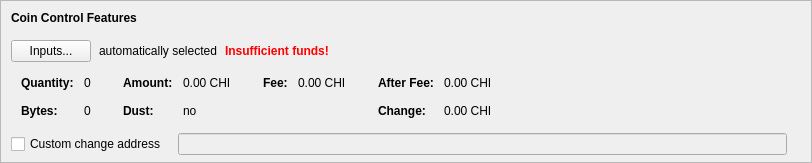
    <widget class="QFrame" name="frameCoinControl">
     <property name="sizePolicy">
      <sizepolicy hsizetype="Expanding" vsizetype="Expanding">
       <horstretch>0</horstretch>
       <verstretch>0</verstretch>
      </sizepolicy>
     </property>
     <property name="maximumSize">
      <size>
       <width>16777215</width>
       <height>16777215</height>
      </size>
     </property>
     <property name="frameShape">
      <enum>QFrame::StyledPanel</enum>
     </property>
     <property name="frameShadow">
      <enum>QFrame::Sunken</enum>
     </property>
     <layout class="QVBoxLayout" name="verticalLayoutCoinControl2">
      <property name="spacing">
       <number>0</number>
      </property>
      <property name="leftMargin">
       <number>0</number>
      </property>
      <property name="topMargin">
       <number>0</number>
      </property>
      <property name="rightMargin">
       <number>0</number>
      </property>
      <property name="bottomMargin">
       <number>6</number>
      </property>
      <item>
       <layout class="QVBoxLayout" name="verticalLayoutCoinControl" stretch="0,0,0,0,1">
        <property name="spacing">
         <number>0</number>
        </property>
        <property name="leftMargin">
         <number>10</number>
        </property>
        <property name="topMargin">
         <number>10</number>
        </property>
        <item>
         <layout class="QHBoxLayout" name="horizontalLayoutCoinControl1">
          <property name="bottomMargin">
           <number>15</number>
          </property>
          <item>
           <widget class="QLabel" name="labelCoinControlFeatures">
            <property name="sizePolicy">
             <sizepolicy hsizetype="Preferred" vsizetype="Maximum">
              <horstretch>0</horstretch>
              <verstretch>0</verstretch>
             </sizepolicy>
            </property>
            <property name="font">
             <font>
              <weight>75</weight>
              <bold>true</bold>
             </font>
            </property>
            <property name="styleSheet">
             <string notr="true">font-weight:bold;</string>
            </property>
            <property name="text">
             <string>Coin Control Features</string>
            </property>
           </widget>
          </item>
         </layout>
        </item>
        <item>
         <layout class="QHBoxLayout" name="horizontalLayoutCoinControl2" stretch="0,0,0,0">
          <property name="spacing">
           <number>8</number>
          </property>
          <property name="bottomMargin">
           <number>10</number>
          </property>
          <item>
           <widget class="QPushButton" name="pushButtonCoinControl">
            <property name="styleSheet">
             <string notr="true"/>
            </property>
            <property name="text">
             <string>Inputs...</string>
            </property>
            <property name="autoDefault">
             <bool>false</bool>
            </property>
           </widget>
          </item>
          <item>
           <widget class="QLabel" name="labelCoinControlAutomaticallySelected">
            <property name="text">
             <string>automatically selected</string>
            </property>
            <property name="margin">
             <number>5</number>
            </property>
           </widget>
          </item>
          <item>
           <widget class="QLabel" name="labelCoinControlInsuffFunds">
            <property name="font">
             <font>
              <weight>75</weight>
              <bold>true</bold>
             </font>
            </property>
            <property name="styleSheet">
             <string notr="true">color:red;font-weight:bold;</string>
            </property>
            <property name="text">
             <string>Insufficient funds!</string>
            </property>
            <property name="margin">
             <number>5</number>
            </property>
           </widget>
          </item>
          <item>
           <spacer name="horizontalSpacerCoinControl">
            <property name="orientation">
             <enum>Qt::Horizontal</enum>
            </property>
            <property name="sizeHint" stdset="0">
             <size>
              <width>40</width>
              <height>1</height>
             </size>
            </property>
           </spacer>
          </item>
         </layout>
        </item>
        <item>
         <widget class="QWidget" name="widgetCoinControl" native="true">
          <property name="sizePolicy">
           <sizepolicy hsizetype="Preferred" vsizetype="Preferred">
            <horstretch>0</horstretch>
            <verstretch>0</verstretch>
           </sizepolicy>
          </property>
          <property name="minimumSize">
           <size>
            <width>0</width>
            <height>0</height>
           </size>
          </property>
          <property name="styleSheet">
           <string notr="true"/>
          </property>
          <layout class="QHBoxLayout" name="horizontalLayoutCoinControl5">
           <property name="leftMargin">
            <number>0</number>
           </property>
           <property name="topMargin">
            <number>0</number>
           </property>
           <property name="rightMargin">
            <number>0</number>
           </property>
           <property name="bottomMargin">
            <number>0</number>
           </property>
           <item>
            <layout class="QHBoxLayout" name="horizontalLayoutCoinControl3" stretch="0,0,0,1">
             <property name="spacing">
              <number>20</number>
             </property>
             <property name="topMargin">
              <number>0</number>
             </property>
             <property name="bottomMargin">
              <number>10</number>
             </property>
             <item>
              <layout class="QFormLayout" name="formLayoutCoinControl1">
               <property name="horizontalSpacing">
                <number>10</number>
               </property>
               <property name="verticalSpacing">
                <number>14</number>
               </property>
               <property name="leftMargin">
                <number>10</number>
               </property>
               <property name="topMargin">
                <number>4</number>
               </property>
               <property name="rightMargin">
                <number>6</number>
               </property>
               <item row="0" column="0">
                <widget class="QLabel" name="labelCoinControlQuantityText">
                 <property name="font">
                  <font>
                   <weight>75</weight>
                   <bold>true</bold>
                  </font>
                 </property>
                 <property name="text">
                  <string>Quantity:</string>
                 </property>
                 <property name="margin">
                  <number>0</number>
                 </property>
                </widget>
               </item>
               <item row="0" column="1">
                <widget class="QLabel" name="labelCoinControlQuantity">
                 <property name="cursor">
                  <cursorShape>IBeamCursor</cursorShape>
                 </property>
                 <property name="contextMenuPolicy">
                  <enum>Qt::ActionsContextMenu</enum>
                 </property>
                 <property name="text">
                  <string notr="true">0</string>
                 </property>
                 <property name="margin">
                  <number>0</number>
                 </property>
                 <property name="textInteractionFlags">
                  <set>Qt::LinksAccessibleByMouse|Qt::TextSelectableByKeyboard|Qt::TextSelectableByMouse</set>
                 </property>
                </widget>
               </item>
               <item row="1" column="0">
                <widget class="QLabel" name="labelCoinControlBytesText">
                 <property name="font">
                  <font>
                   <weight>75</weight>
                   <bold>true</bold>
                  </font>
                 </property>
                 <property name="text">
                  <string>Bytes:</string>
                 </property>
                </widget>
               </item>
               <item row="1" column="1">
                <widget class="QLabel" name="labelCoinControlBytes">
                 <property name="cursor">
                  <cursorShape>IBeamCursor</cursorShape>
                 </property>
                 <property name="contextMenuPolicy">
                  <enum>Qt::ActionsContextMenu</enum>
                 </property>
                 <property name="text">
                  <string notr="true">0</string>
                 </property>
                 <property name="textInteractionFlags">
                  <set>Qt::LinksAccessibleByMouse|Qt::TextSelectableByKeyboard|Qt::TextSelectableByMouse</set>
                 </property>
                </widget>
               </item>
              </layout>
             </item>
             <item>
              <layout class="QFormLayout" name="formLayoutCoinControl2">
               <property name="horizontalSpacing">
                <number>10</number>
               </property>
               <property name="verticalSpacing">
                <number>14</number>
               </property>
               <property name="leftMargin">
                <number>6</number>
               </property>
               <property name="topMargin">
                <number>4</number>
               </property>
               <property name="rightMargin">
                <number>6</number>
               </property>
               <item row="0" column="0">
                <widget class="QLabel" name="labelCoinControlAmountText">
                 <property name="font">
                  <font>
                   <weight>75</weight>
                   <bold>true</bold>
                  </font>
                 </property>
                 <property name="text">
                  <string>Amount:</string>
                 </property>
                 <property name="margin">
                  <number>0</number>
                 </property>
                </widget>
               </item>
               <item row="0" column="1">
                <widget class="QLabel" name="labelCoinControlAmount">
                 <property name="cursor">
                  <cursorShape>IBeamCursor</cursorShape>
                 </property>
                 <property name="contextMenuPolicy">
                  <enum>Qt::ActionsContextMenu</enum>
                 </property>
                 <property name="text">
                  <string notr="true">0.00 CHI</string>
                 </property>
                 <property name="textInteractionFlags">
                  <set>Qt::LinksAccessibleByMouse|Qt::TextSelectableByKeyboard|Qt::TextSelectableByMouse</set>
                 </property>
                </widget>
               </item>
               <item row="1" column="0">
                <widget class="QLabel" name="labelCoinControlLowOutputText">
                 <property name="font">
                  <font>
                   <weight>75</weight>
                   <bold>true</bold>
                  </font>
                 </property>
                 <property name="text">
                  <string>Dust:</string>
                 </property>
                </widget>
               </item>
               <item row="1" column="1">
                <widget class="QLabel" name="labelCoinControlLowOutput">
                 <property name="cursor">
                  <cursorShape>IBeamCursor</cursorShape>
                 </property>
                 <property name="contextMenuPolicy">
                  <enum>Qt::ActionsContextMenu</enum>
                 </property>
                 <property name="text">
                  <string notr="true">no</string>
                 </property>
                 <property name="textInteractionFlags">
                  <set>Qt::LinksAccessibleByMouse|Qt::TextSelectableByKeyboard|Qt::TextSelectableByMouse</set>
                 </property>
                </widget>
               </item>
              </layout>
             </item>
             <item>
              <layout class="QFormLayout" name="formLayoutCoinControl3">
               <property name="horizontalSpacing">
                <number>10</number>
               </property>
               <property name="verticalSpacing">
                <number>14</number>
               </property>
               <property name="leftMargin">
                <number>6</number>
               </property>
               <property name="topMargin">
                <number>4</number>
               </property>
               <property name="rightMargin">
                <number>6</number>
               </property>
               <item row="0" column="0">
                <widget class="QLabel" name="labelCoinControlFeeText">
                 <property name="font">
                  <font>
                   <weight>75</weight>
                   <bold>true</bold>
                  </font>
                 </property>
                 <property name="text">
                  <string>Fee:</string>
                 </property>
                 <property name="margin">
                  <number>0</number>
                 </property>
                </widget>
               </item>
               <item row="0" column="1">
                <widget class="QLabel" name="labelCoinControlFee">
                 <property name="cursor">
                  <cursorShape>IBeamCursor</cursorShape>
                 </property>
                 <property name="contextMenuPolicy">
                  <enum>Qt::ActionsContextMenu</enum>
                 </property>
                 <property name="text">
                  <string notr="true">0.00 CHI</string>
                 </property>
                 <property name="textInteractionFlags">
                  <set>Qt::LinksAccessibleByMouse|Qt::TextSelectableByKeyboard|Qt::TextSelectableByMouse</set>
                 </property>
                </widget>
               </item>
              </layout>
             </item>
             <item>
              <layout class="QFormLayout" name="formLayoutCoinControl4">
               <property name="horizontalSpacing">
                <number>10</number>
               </property>
               <property name="verticalSpacing">
                <number>14</number>
               </property>
               <property name="leftMargin">
                <number>6</number>
               </property>
               <property name="topMargin">
                <number>4</number>
               </property>
               <property name="rightMargin">
                <number>6</number>
               </property>
               <item row="0" column="0">
                <widget class="QLabel" name="labelCoinControlAfterFeeText">
                 <property name="font">
                  <font>
                   <weight>75</weight>
                   <bold>true</bold>
                  </font>
                 </property>
                 <property name="text">
                  <string>After Fee:</string>
                 </property>
                 <property name="margin">
                  <number>0</number>
                 </property>
                </widget>
               </item>
               <item row="0" column="1">
                <widget class="QLabel" name="labelCoinControlAfterFee">
                 <property name="cursor">
                  <cursorShape>IBeamCursor</cursorShape>
                 </property>
                 <property name="contextMenuPolicy">
                  <enum>Qt::ActionsContextMenu</enum>
                 </property>
                 <property name="text">
                  <string notr="true">0.00 CHI</string>
                 </property>
                 <property name="textInteractionFlags">
                  <set>Qt::LinksAccessibleByMouse|Qt::TextSelectableByKeyboard|Qt::TextSelectableByMouse</set>
                 </property>
                </widget>
               </item>
               <item row="1" column="0">
                <widget class="QLabel" name="labelCoinControlChangeText">
                 <property name="font">
                  <font>
                   <weight>75</weight>
                   <bold>true</bold>
                  </font>
                 </property>
                 <property name="text">
                  <string>Change:</string>
                 </property>
                </widget>
               </item>
               <item row="1" column="1">
                <widget class="QLabel" name="labelCoinControlChange">
                 <property name="cursor">
                  <cursorShape>IBeamCursor</cursorShape>
                 </property>
                 <property name="contextMenuPolicy">
                  <enum>Qt::ActionsContextMenu</enum>
                 </property>
                 <property name="text">
                  <string notr="true">0.00 CHI</string>
                 </property>
                 <property name="textInteractionFlags">
                  <set>Qt::LinksAccessibleByMouse|Qt::TextSelectableByKeyboard|Qt::TextSelectableByMouse</set>
                 </property>
                </widget>
               </item>
              </layout>
             </item>
            </layout>
           </item>
          </layout>
         </widget>
        </item>
        <item>
         <layout class="QHBoxLayout" name="horizontalLayoutCoinControl4" stretch="0,0,0">
          <property name="spacing">
           <number>12</number>
          </property>
          <property name="sizeConstraint">
           <enum>QLayout::SetDefaultConstraint</enum>
          </property>
          <property name="topMargin">
           <number>5</number>
          </property>
          <property name="rightMargin">
           <number>5</number>
          </property>
          <item>
           <widget class="QCheckBox" name="checkBoxCoinControlChange">
            <property name="toolTip">
             <string>If this is activated, but the change address is empty or invalid, change will be sent to a newly generated address.</string>
            </property>
            <property name="text">
             <string>Custom change address</string>
            </property>
           </widget>
          </item>
          <item>
           <widget class="QValidatedLineEdit" name="lineEditCoinControlChange">
            <property name="enabled">
             <bool>false</bool>
            </property>
            <property name="sizePolicy">
             <sizepolicy hsizetype="Expanding" vsizetype="Fixed">
              <horstretch>0</horstretch>
              <verstretch>0</verstretch>
             </sizepolicy>
            </property>
           </widget>
          </item>
          <item>
           <widget class="QLabel" name="labelCoinControlChangeLabel">
            <property name="sizePolicy">
             <sizepolicy hsizetype="Preferred" vsizetype="Expanding">
              <horstretch>0</horstretch>
              <verstretch>0</verstretch>
             </sizepolicy>
            </property>
            <property name="minimumSize">
             <size>
              <width>0</width>
              <height>0</height>
             </size>
            </property>
            <property name="text">
             <string/>
            </property>
            <property name="margin">
             <number>3</number>
            </property>
           </widget>
          </item>
         </layout>
        </item>
        <item>
         <spacer name="verticalSpacerCoinControl">
          <property name="orientation">
           <enum>Qt::Vertical</enum>
          </property>
          <property name="sizeHint" stdset="0">
           <size>
            <width>800</width>
            <height>1</height>
           </size>
          </property>
         </spacer>
        </item>
       </layout>
      </item>
     </layout>
    </widget>
